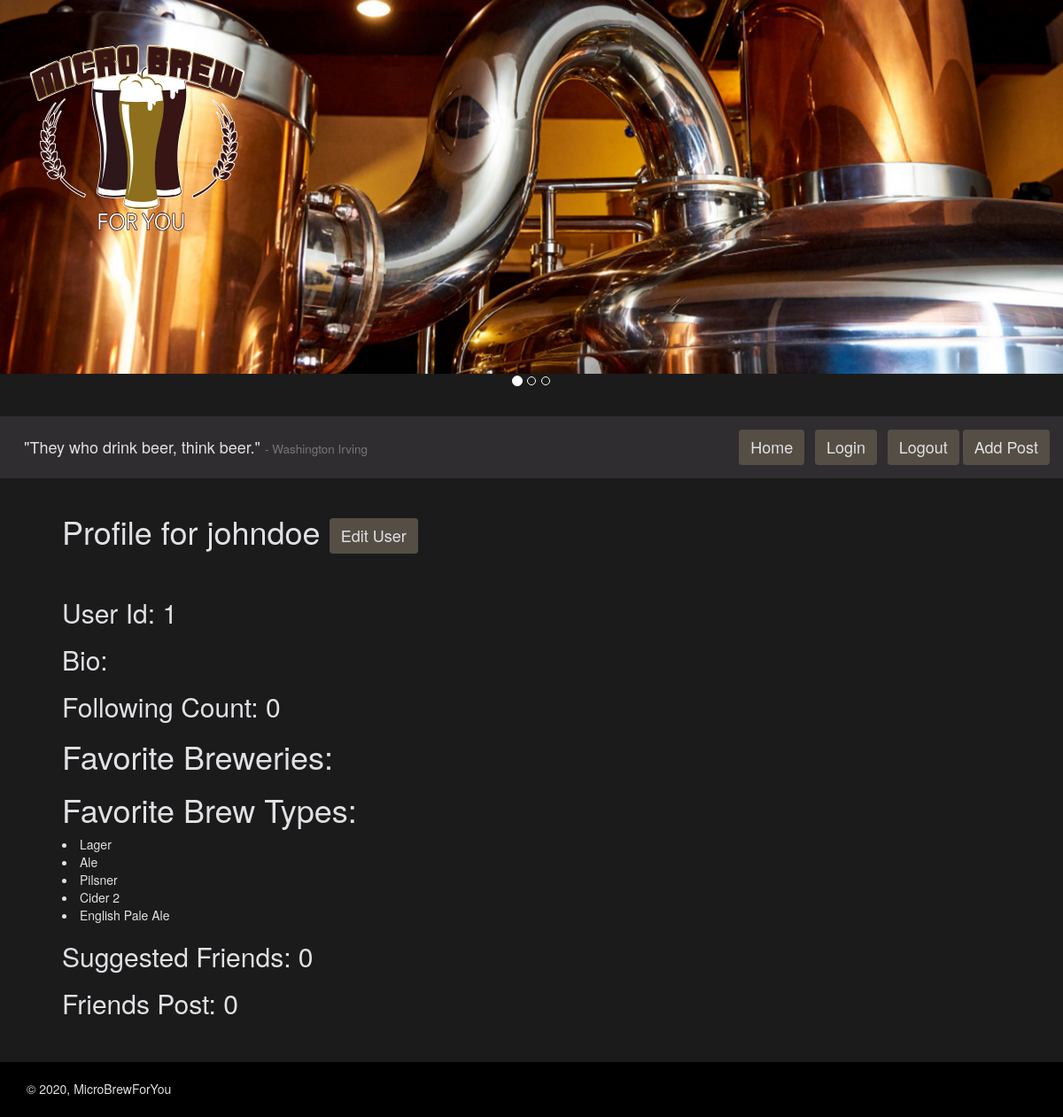
Page / (signed in) on the earlier database version.
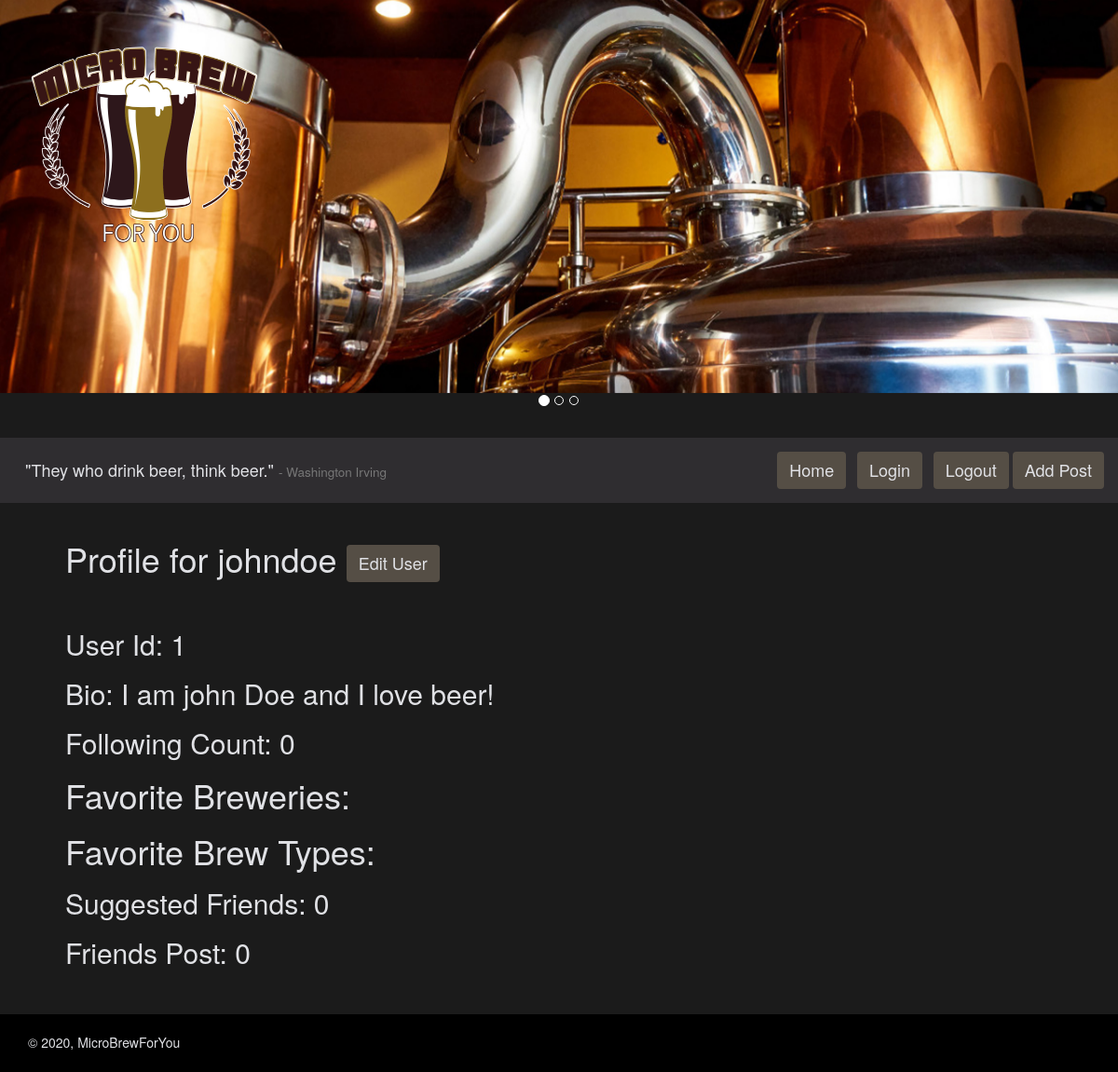
Same page on the later database version.
### microbrewforyou_app/models.py (models this page shows, shortened)
class BrewTypes(models.Model):
    name = models.CharField(max_length=80)
    averageABV = models.FloatField()

class CustomUser(AbstractUser):
    bio = models.CharField(max_length=280, default='')
    user_image = models.ImageField(
        upload_to='images/', null=True, blank=True)
    users_following = models.ManyToManyField(
        "self", symmetrical=False, related_name='CustomUser')
    fav_breweries = models.ManyToManyField(
        "Breweries", symmetrical=False,
        related_name='fav_breweries', blank=True)
    fav_brewtypes = models.ManyToManyField(
        "BrewTypes", symmetrical=False,
        related_name='fav_brewtypes', blank=True)
    address = models.CharField(max_length=280)
    city = models.CharField(max_length=50)
    state = models.CharField(max_length=50)
    user_since = models.DateTimeField(default=timezone.now)
    REQUIRED_FIELDS = ['first_name', 'bio', 'address', 'city', 'state']
    def __str__(self):
        return self.username

### microbrewforyou_app/views.py (the view)
# urls.py: path('', IndexView.as_view(), name="homepage"),
class IndexView(View):
    def get(self, request):
        words_quote = "They who drink beer, think beer."
        words_author = "Washington Irving"
        if request.user.is_anonymous:
            follow_count = 0
        else:
            follow_count = len(request.user.users_following.all())
        return render(request, 'index.html', {'follow_count': follow_count,
                                              'words_author': words_author,
                                              "words_quote": words_quote})

### templates/index.html (shortened to what this page needs)
{% extends 'base.html' %} {% block content %}
<br />
{% if request.user.is_authenticated %}
<h1>
  Profile for {{request.user}}
  <a href="/edituser/{{request.user.id}}/" class="btn button-menu">Edit User</a>
</h1>
<br />
<h2>User Id: {{request.user.id}}</h2>
<h2>Bio: {{request.user.bio}}</h2>
<h2>Following Count: {{follow_count}}</h2>
{% include "favorite_breweries.html" %} {% include "favorite_brew_type.html" %}
<h2>Suggested Friends: {{follow_count}}</h2>
<h2>Friends Post: {{follow_count}}</h2>
<br />
<br />
{% endif %} {% endblock %}

### templates/favorite_brew_type.html
<h1>Favorite Brew Types:</h1>
{% for fav in request.user.fav_brewtypes.all %}
<li>
  {{fav.name}}
</li>
{% endfor %}

Differences in the rows shown:
removed BrewTypes: name "Lager"
removed BrewTypes: name "Ale"
removed BrewTypes: name "Pilsner"
removed BrewTypes: name "Cider 2"
removed BrewTypes: name "English Pale Ale"
changed CustomUser "johndoe": user.bio (not shown) → "I am john Doe and I love beer!"
